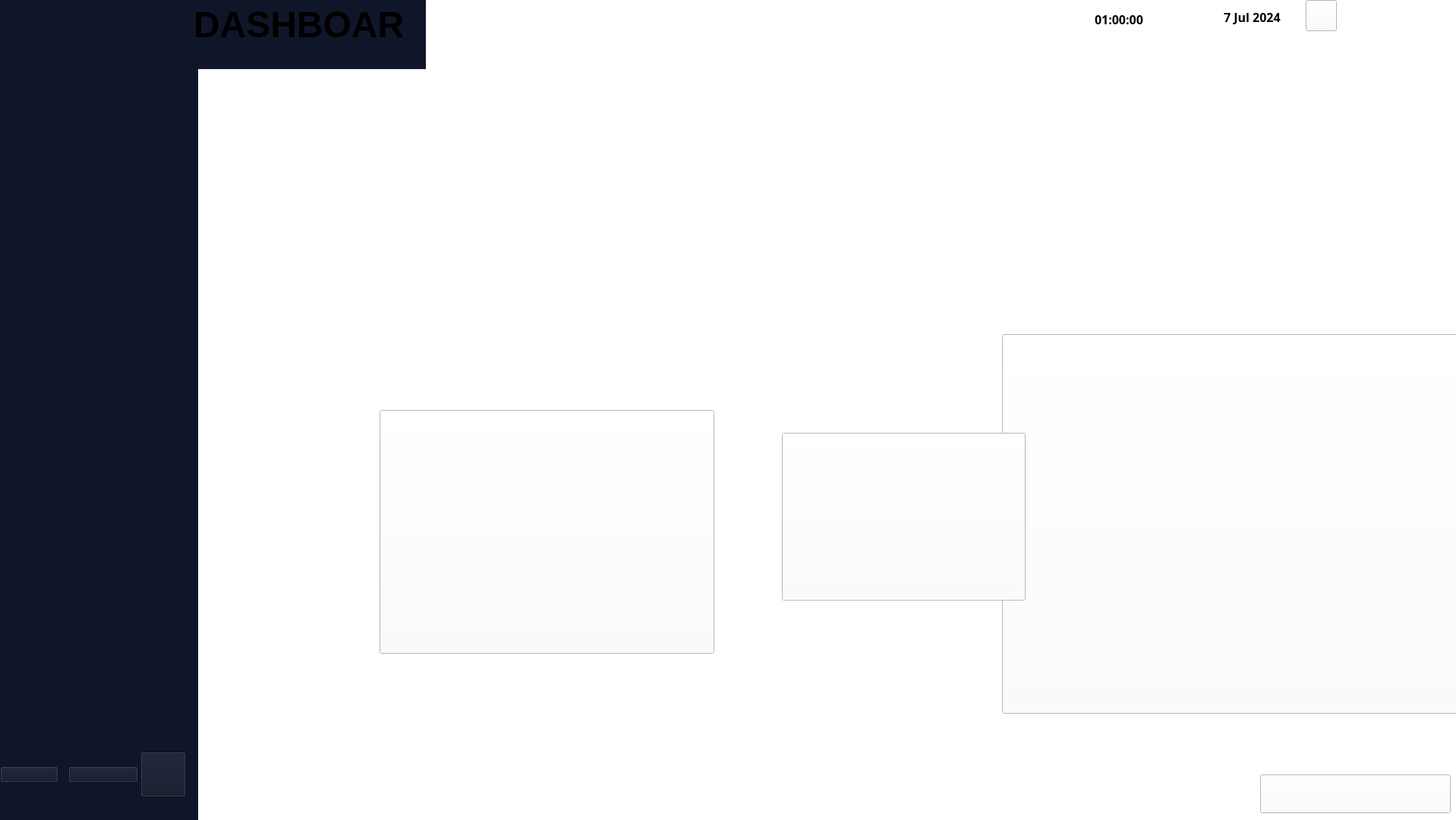
<?xml version="1.0" encoding="UTF-8"?>
<ui version="4.0">
 <class>MainWindow</class>
 <widget class="QMainWindow" name="MainWindow">
  <property name="geometry">
   <rect>
    <x>0</x>
    <y>0</y>
    <width>1918</width>
    <height>1080</height>
   </rect>
  </property>
  <property name="windowTitle">
   <string>MainWindow</string>
  </property>
  <widget class="QWidget" name="centralwidget">
   <widget class="QWidget" name="widget" native="true">
    <property name="geometry">
     <rect>
      <x>-10</x>
      <y>-10</y>
      <width>1931</width>
      <height>1101</height>
     </rect>
    </property>
    <property name="styleSheet">
     <string notr="true">background-color: rgb(255, 255, 255);</string>
    </property>
    <widget class="QWidget" name="widget_2" native="true">
     <property name="geometry">
      <rect>
       <x>10</x>
       <y>0</y>
       <width>561</width>
       <height>101</height>
      </rect>
     </property>
     <property name="styleSheet">
      <string notr="true">background-color: rgb(16, 22, 41);</string>
     </property>
     <widget class="QLabel" name="label_7">
      <property name="geometry">
       <rect>
        <x>0</x>
        <y>0</y>
        <width>161</width>
        <height>111</height>
       </rect>
      </property>
      <property name="text">
       <string/>
      </property>
      <property name="pixmap">
       <pixmap>:/imge/imge/TT.png</pixmap>
      </property>
      <property name="scaledContents">
       <bool>true</bool>
      </property>
     </widget>
     <widget class="QPlainTextEdit" name="plainTextEdit">
      <property name="geometry">
       <rect>
        <x>250</x>
        <y>10</y>
        <width>331</width>
        <height>64</height>
       </rect>
      </property>
      <property name="font">
       <font>
        <pointsize>36</pointsize>
        <bold>true</bold>
       </font>
      </property>
      <property name="plainText">
       <string>DASHBOARD</string>
      </property>
     </widget>
    </widget>
    <widget class="QWidget" name="widget_3" native="true">
     <property name="geometry">
      <rect>
       <x>-10</x>
       <y>100</y>
       <width>281</width>
       <height>991</height>
      </rect>
     </property>
     <property name="styleSheet">
      <string notr="true">background-color: rgb(16, 22, 41);</string>
     </property>
     <widget class="QWidget" name="horizontalLayoutWidget">
      <property name="geometry">
       <rect>
        <x>200</x>
        <y>890</y>
        <width>71</width>
        <height>80</height>
       </rect>
      </property>
      <layout class="QHBoxLayout" name="horizontalLayout">
       <item>
        <widget class="QPushButton" name="logoutbutton">
         <property name="maximumSize">
          <size>
           <width>60</width>
           <height>60</height>
          </size>
         </property>
         <property name="text">
          <string/>
         </property>
         <property name="icon">
          <iconset>
           <normaloff>:/imge/imge/log-out.png</normaloff>:/imge/imge/log-out.png</iconset>
         </property>
         <property name="iconSize">
          <size>
           <width>50</width>
           <height>50</height>
          </size>
         </property>
        </widget>
       </item>
      </layout>
     </widget>
     <widget class="QWidget" name="horizontalLayoutWidget_2">
      <property name="geometry">
       <rect>
        <x>110</x>
        <y>890</y>
        <width>92</width>
        <height>81</height>
       </rect>
      </property>
      <layout class="QHBoxLayout" name="horizontalLayout_2">
       <item>
        <widget class="QPushButton" name="settingsButton">
         <property name="text">
          <string/>
         </property>
         <property name="icon">
          <iconset>
           <normaloff>:/imge/imge/settings.png</normaloff>:/imge/imge/settings.png</iconset>
         </property>
         <property name="iconSize">
          <size>
           <width>50</width>
           <height>50</height>
          </size>
         </property>
        </widget>
       </item>
      </layout>
     </widget>
     <widget class="QWidget" name="horizontalLayoutWidget_3">
      <property name="geometry">
       <rect>
        <x>20</x>
        <y>890</y>
        <width>77</width>
        <height>81</height>
       </rect>
      </property>
      <layout class="QHBoxLayout" name="horizontalLayout_3">
       <item>
        <widget class="QPushButton" name="homeButton">
         <property name="text">
          <string/>
         </property>
         <property name="icon">
          <iconset>
           <normaloff>:/imge/imge/home.png</normaloff>:/imge/imge/home.png</iconset>
         </property>
         <property name="iconSize">
          <size>
           <width>50</width>
           <height>50</height>
          </size>
         </property>
        </widget>
       </item>
      </layout>
     </widget>
     <widget class="QLabel" name="label_8">
      <property name="geometry">
       <rect>
        <x>40</x>
        <y>210</y>
        <width>221</width>
        <height>211</height>
       </rect>
      </property>
      <property name="text">
       <string/>
      </property>
      <property name="pixmap">
       <pixmap>:/imge/imge/man (1).png</pixmap>
      </property>
      <property name="scaledContents">
       <bool>true</bool>
      </property>
     </widget>
     <widget class="QLabel" name="label_9">
      <property name="geometry">
       <rect>
        <x>50</x>
        <y>420</y>
        <width>221</width>
        <height>121</height>
       </rect>
      </property>
      <property name="text">
       <string/>
      </property>
      <property name="pixmap">
       <pixmap>:/imge/imge/details.png</pixmap>
      </property>
      <property name="scaledContents">
       <bool>true</bool>
      </property>
     </widget>
    </widget>
    <widget class="QTimeEdit" name="timeEdit">
     <property name="geometry">
      <rect>
       <x>1450</x>
       <y>20</y>
       <width>88</width>
       <height>31</height>
      </rect>
     </property>
     <property name="font">
      <font>
       <family>Arial Black</family>
       <pointsize>12</pointsize>
       <bold>true</bold>
      </font>
     </property>
     <property name="styleSheet">
      <string notr="true">color: rgb(0, 0, 0);</string>
     </property>
     <property name="locale">
      <locale language="English" country="NewZealand"/>
     </property>
     <property name="frame">
      <bool>false</bool>
     </property>
     <property name="buttonSymbols">
      <enum>QAbstractSpinBox::NoButtons</enum>
     </property>
     <property name="accelerated">
      <bool>false</bool>
     </property>
     <property name="correctionMode">
      <enum>QAbstractSpinBox::CorrectToNearestValue</enum>
     </property>
     <property name="showGroupSeparator" stdset="0">
      <bool>false</bool>
     </property>
     <property name="time">
      <time>
       <hour>1</hour>
       <minute>0</minute>
       <second>0</second>
      </time>
     </property>
    </widget>
    <widget class="QDateEdit" name="dateEdit">
     <property name="geometry">
      <rect>
       <x>1620</x>
       <y>20</y>
       <width>111</width>
       <height>25</height>
      </rect>
     </property>
     <property name="font">
      <font>
       <family>Arial Black</family>
       <pointsize>12</pointsize>
       <bold>true</bold>
      </font>
     </property>
     <property name="styleSheet">
      <string notr="true">color: rgb(0, 0, 0);</string>
     </property>
     <property name="frame">
      <bool>false</bool>
     </property>
     <property name="buttonSymbols">
      <enum>QAbstractSpinBox::NoButtons</enum>
     </property>
     <property name="date">
      <date>
       <year>2024</year>
       <month>7</month>
       <day>7</day>
      </date>
     </property>
    </widget>
    <widget class="QLabel" name="label">
     <property name="geometry">
      <rect>
       <x>1410</x>
       <y>20</y>
       <width>31</width>
       <height>31</height>
      </rect>
     </property>
     <property name="text">
      <string/>
     </property>
     <property name="pixmap">
      <pixmap>:/imge/imge/clock.png</pixmap>
     </property>
     <property name="scaledContents">
      <bool>true</bool>
     </property>
    </widget>
    <widget class="QLabel" name="label_2">
     <property name="geometry">
      <rect>
       <x>1580</x>
       <y>20</y>
       <width>31</width>
       <height>31</height>
      </rect>
     </property>
     <property name="text">
      <string/>
     </property>
     <property name="pixmap">
      <pixmap>:/imge/imge/calendar.png</pixmap>
     </property>
     <property name="scaledContents">
      <bool>true</bool>
     </property>
    </widget>
    <widget class="QLabel" name="label_3">
     <property name="geometry">
      <rect>
       <x>1900</x>
       <y>20</y>
       <width>16</width>
       <height>16</height>
      </rect>
     </property>
     <property name="text">
      <string/>
     </property>
     <property name="pixmap">
      <pixmap>:/imge/imge/close.png</pixmap>
     </property>
     <property name="scaledContents">
      <bool>true</bool>
     </property>
    </widget>
    <widget class="QLabel" name="label_4">
     <property name="geometry">
      <rect>
       <x>1870</x>
       <y>20</y>
       <width>21</width>
       <height>21</height>
      </rect>
     </property>
     <property name="text">
      <string/>
     </property>
     <property name="pixmap">
      <pixmap>:/imge/imge/window.png</pixmap>
     </property>
     <property name="scaledContents">
      <bool>true</bool>
     </property>
    </widget>
    <widget class="QLabel" name="label_5">
     <property name="geometry">
      <rect>
       <x>1840</x>
       <y>20</y>
       <width>21</width>
       <height>21</height>
      </rect>
     </property>
     <property name="text">
      <string/>
     </property>
     <property name="pixmap">
      <pixmap>:/imge/imge/minus.png</pixmap>
     </property>
     <property name="scaledContents">
      <bool>true</bool>
     </property>
    </widget>
    <widget class="QPushButton" name="pushButton_2">
     <property name="geometry">
      <rect>
       <x>1670</x>
       <y>1030</y>
       <width>251</width>
       <height>51</height>
      </rect>
     </property>
     <property name="text">
      <string/>
     </property>
     <property name="icon">
      <iconset>
       <normaloff>:/imge/imge/Report.png</normaloff>:/imge/imge/Report.png</iconset>
     </property>
     <property name="iconSize">
      <size>
       <width>700</width>
       <height>700</height>
      </size>
     </property>
    </widget>
    <widget class="QPushButton" name="notificationsButton">
     <property name="geometry">
      <rect>
       <x>1730</x>
       <y>10</y>
       <width>41</width>
       <height>41</height>
      </rect>
     </property>
     <property name="text">
      <string/>
     </property>
     <property name="icon">
      <iconset>
       <normaloff>:/imge/imge/notification.png</normaloff>:/imge/imge/notification.png</iconset>
     </property>
     <property name="iconSize">
      <size>
       <width>30</width>
       <height>30</height>
      </size>
     </property>
    </widget>
    <widget class="QLabel" name="label_6">
     <property name="geometry">
      <rect>
       <x>770</x>
       <y>130</y>
       <width>821</width>
       <height>331</height>
      </rect>
     </property>
     <property name="text">
      <string/>
     </property>
     <property name="pixmap">
      <pixmap>:/imge/imge/welcomeback.png</pixmap>
     </property>
     <property name="scaledContents">
      <bool>true</bool>
     </property>
    </widget>
    <widget class="QPushButton" name="newTicketButton">
     <property name="geometry">
      <rect>
       <x>510</x>
       <y>550</y>
       <width>441</width>
       <height>321</height>
      </rect>
     </property>
     <property name="text">
      <string/>
     </property>
     <property name="icon">
      <iconset>
       <normaloff>:/imge/imge/New Ticket Req.png</normaloff>:/imge/imge/New Ticket Req.png</iconset>
     </property>
     <property name="iconSize">
      <size>
       <width>500</width>
       <height>500</height>
      </size>
     </property>
    </widget>
    <widget class="QPushButton" name="yourTicketsButton">
     <property name="geometry">
      <rect>
       <x>1330</x>
       <y>450</y>
       <width>671</width>
       <height>500</height>
      </rect>
     </property>
     <property name="minimumSize">
      <size>
       <width>400</width>
       <height>400</height>
      </size>
     </property>
     <property name="text">
      <string/>
     </property>
     <property name="icon">
      <iconset>
       <normaloff>:/imge/imge/Ticket Status.png</normaloff>:/imge/imge/Ticket Status.png</iconset>
     </property>
     <property name="iconSize">
      <size>
       <width>500</width>
       <height>600</height>
      </size>
     </property>
    </widget>
    <widget class="QPushButton" name="inboxButton">
     <property name="geometry">
      <rect>
       <x>1040</x>
       <y>580</y>
       <width>321</width>
       <height>221</height>
      </rect>
     </property>
     <property name="text">
      <string/>
     </property>
     <property name="icon">
      <iconset>
       <normaloff>:/imge/imge/inbox.png</normaloff>:/imge/imge/inbox.png</iconset>
     </property>
     <property name="iconSize">
      <size>
       <width>400</width>
       <height>400</height>
      </size>
     </property>
    </widget>
   </widget>
  </widget>
 </widget>
 <resources/>
 <connections/>
</ui>
